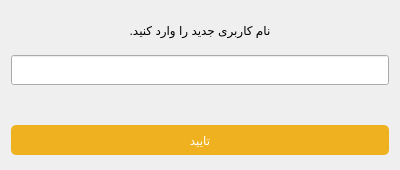
<?xml version="1.0" encoding="UTF-8"?>
<ui version="4.0">
 <class>Form</class>
 <widget class="QWidget" name="Form">
  <property name="geometry">
   <rect>
    <x>0</x>
    <y>0</y>
    <width>400</width>
    <height>170</height>
   </rect>
  </property>
  <property name="minimumSize">
   <size>
    <width>400</width>
    <height>170</height>
   </size>
  </property>
  <property name="maximumSize">
   <size>
    <width>400</width>
    <height>170</height>
   </size>
  </property>
  <property name="windowTitle">
   <string>تغییر نام کاربری</string>
  </property>
  <layout class="QVBoxLayout" name="verticalLayout">
   <item>
    <widget class="QLabel" name="titleLabel">
     <property name="minimumSize">
      <size>
       <width>0</width>
       <height>30</height>
      </size>
     </property>
     <property name="maximumSize">
      <size>
       <width>16777215</width>
       <height>30</height>
      </size>
     </property>
     <property name="text">
      <string>نام کاربری جدید را وارد کنید.</string>
     </property>
     <property name="alignment">
      <set>Qt::AlignCenter</set>
     </property>
    </widget>
   </item>
   <item>
    <layout class="QHBoxLayout" name="horizontalLayout">
     <item>
      <widget class="QLineEdit" name="userNameLineEdit">
       <property name="minimumSize">
        <size>
         <width>0</width>
         <height>30</height>
        </size>
       </property>
      </widget>
     </item>
    </layout>
   </item>
   <item>
    <widget class="QLabel" name="errorLabel">
     <property name="maximumSize">
      <size>
       <width>16777215</width>
       <height>20</height>
      </size>
     </property>
     <property name="styleSheet">
      <string notr="true">QLabel#errorLabel{color:rgb(193, 0, 3);}</string>
     </property>
     <property name="text">
      <string/>
     </property>
    </widget>
   </item>
   <item>
    <widget class="QPushButton" name="pushButton">
     <property name="minimumSize">
      <size>
       <width>0</width>
       <height>30</height>
      </size>
     </property>
     <property name="styleSheet">
      <string notr="true">QPushButton#pushButton{
	color: #ffffff;
	background-color:  rgb(239, 177, 31);
    border-radius: 5px;
}
QPushButton#pushButton:hover {
	background-color: rgb(255, 210, 73);
}</string>
     </property>
     <property name="text">
      <string>تایید</string>
     </property>
    </widget>
   </item>
  </layout>
 </widget>
 <resources/>
 <connections/>
</ui>
